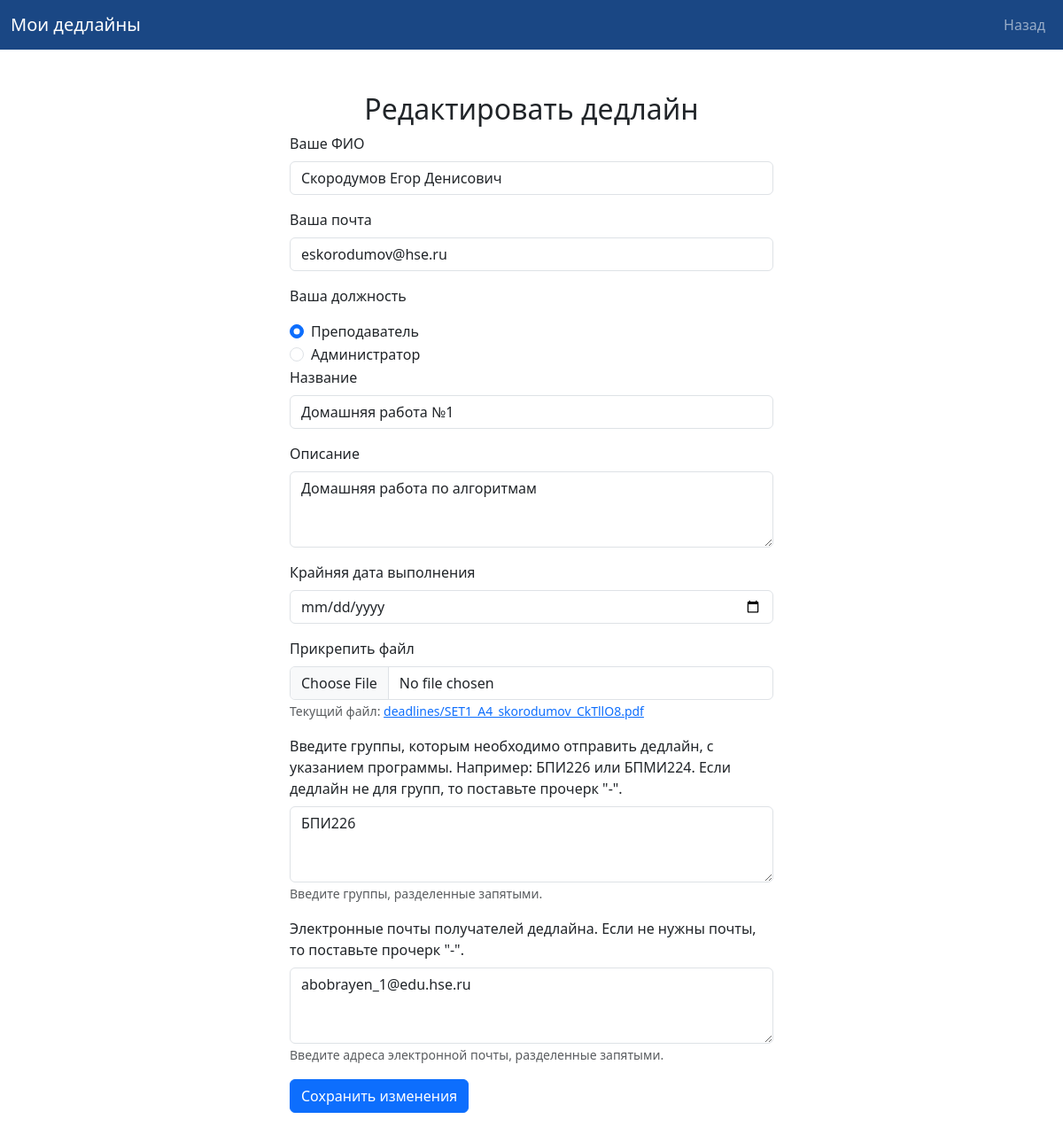
Page /mydeadline/edit_deadline/8/ on the committed database.
### mydeadline/models.py (models this page shows, shortened)
class Deadline(models.Model):
    your_name = models.TextField()
    your_email = models.TextField()
    role = models.IntegerField(null=True)
    title = models.CharField(max_length=200)
    description = models.TextField()
    due_date = models.DateField()
    file = models.FileField(upload_to='deadlines/', blank=True, null=True)
    group = models.TextField()
    assigned_emails = models.TextField()

### mydeadline/views.py (the view)
# urls.py: path('edit_deadline/<int:pk>/', views.edit_deadline, name='edit_deadline'),
def edit_deadline(request, pk):
    deadline = get_object_or_404(Deadline, pk=pk)
    if request.method == 'POST':
        form = DeadlineForm(request.POST, request.FILES, instance=deadline)
        if form.is_valid():
            form.save()
            return redirect('mydeadline:my_deadlines')
    else:
        form = DeadlineForm(instance=deadline)
    return render(request, 'mydeadline/edit_deadline.html', {'form': form, 'deadline': deadline})

### mydeadline/forms.py
class DeadlineForm(forms.ModelForm):
    class Meta:
        model = Deadline
        fields = ['your_name', 'your_email', 'role', 'title', 'description', 'due_date', 'file', 'group', 'assigned_emails']

### mydeadline/templates/mydeadline/edit_deadline.html (shortened to what this page needs)
<!doctype html>
<html lang="en">
  <head>
    <link href="https://db.onlinewebfonts.com/c/869ee3f760a416f2dadc427a61de209e?family=HSE+Sans" rel="stylesheet">
    <link href="https://cdn.jsdelivr.net/npm/bootstrap@5.3.3/dist/css/bootstrap.min.css" rel="stylesheet">
  </head>
  <body>
    <nav class="navbar navbar-expand-lg" style="background-color: #1a4784;" data-bs-theme="dark">
      <div class="container-fluid">
        <a class="navbar-brand" href="{% url 'mydeadline:index' %}">Мои дедлайны</a>
        <ul class="navbar-nav mы-auto mb-2 mb-lg-0">
        <li class="nav-item">
          <a class="nav-link" aria-current="page" href="{% url 'mydeadline:my_deadlines' %}">Назад</a>
        </li>
      </ul>
      </div>
    </nav>
    <div class="container mt-5">
      <div class="row">
        <div class="col-md-6 offset-md-3">
          <h2 class="text-center">Редактировать дедлайн</h2>
          <form method="post" enctype="multipart/form-data">
            <div class="mb-3">
              <label for="your_name" class="form-label">Ваше ФИО</label>
              <input type="text" class="form-control" id="your_name" name="your_name" value="{{ deadline.your_name }}" required>
            </div>
            <div class="mb-3">
              <label for="your_name" class="form-label">Ваша почта</label>
              <input type="text" class="form-control" id="your_email" name="your_email" value="{{ deadline.your_email }}" required>
            </div>
            <div class="mb-3">
              <p>Ваша должность</p>
              <div class="form-check">
                <input class="form-check-input" type="radio" name="role" id="role1" value="1" required checked>
                <label class="form-check-label" for="role1">
                  Преподаватель
                </label>
              </div>
              <div class="form-check">
                <input class="form-check-input" type="radio" name="role" id="role2" value="2" required>
                <label class="form-check-label" for="role2">
                  Администратор
                </label>
              </div>
            <div class="mb-3">
              <label for="title" class="form-label">Название</label>
              <input type="text" class="form-control" id="title" name="title" value="{{ deadline.title }}" required>
            </div>
            <div class="mb-3">
              <label for="description" class="form-label">Описание</label>
              <textarea class="form-control" id="description" name="description" rows="3" required>{{ deadline.description }}</textarea>
            </div>
            <div class="mb-3">
              <label for="due_date" class="form-label">Крайняя дата выполнения</label>
              <input type="date" class="form-control" id="due_date" name="due_date" value="{{ deadline.due_date }}" required>
            </div>
            <div class="mb-3">
              <label for="file" class="form-label">Прикрепить файл</label>
              <input type="file" class="form-control" id="file" name="file">
              {% if deadline.file %}
                <small class="form-text text-muted">Текущий файл: <a href="{{ deadline.file.url }}">{{ deadline.file.name }}</a></small>
              {% endif %}
            </div>
              <div class="mb-3">
              <label for="group" class="form-label">Введите группы, которым необходимо отправить дедлайн, с указанием программы. Например: БПИ226 или БПМИ224. Если дедлайн не для групп, то поставьте прочерк "-".</label>
              <textarea class="form-control" id="group" name="group" rows="3" required>{{ deadline.group }}</textarea>
              <small class="form-text text-muted">Введите группы, разделенные запятыми.</small>
            </div>
            <div class="mb-3">
              <label for="emails" class="form-label">Электронные почты получателей дедлайна. Если не нужны почты, то поставьте прочерк "-".</label>
              <textarea class="form-control" id="emails" name="assigned_emails" rows="3" required>{{ deadline.assigned_emails }}</textarea>
              <small class="form-text text-muted">Введите адреса электронной почты, разделенные запятыми.</small>
            </div>
            <button type="submit" class="btn btn-primary">Сохранить изменения</button>
            </div>
          </form>
        </div>
      </div>
    </div>
  </body>
</html>

### rows in the picture
Deadline: your_name "Скородумов Егор Денисович", your_email "eskorodumov@hse.ru", title "Домашняя работа №1", description "Домашняя работа по алгоритмам", file.name "deadlines/SET1_A4_skorodumov_CkTllO8.pdf", group "БПИ226", assigned_emails "abobrayen_1@edu.hse.ru"
